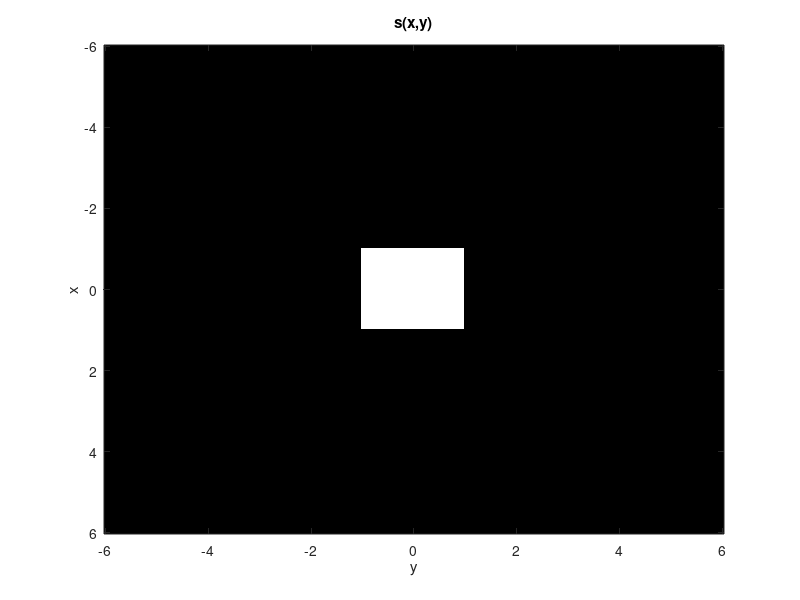
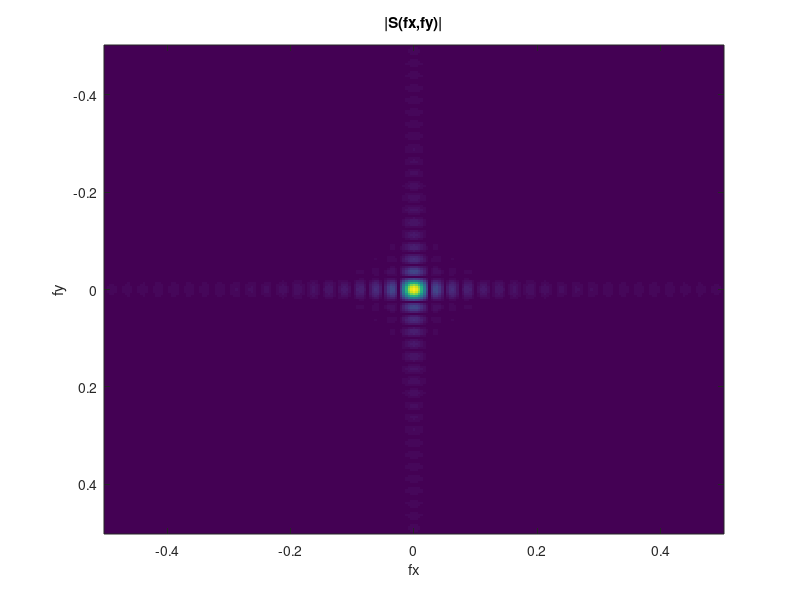
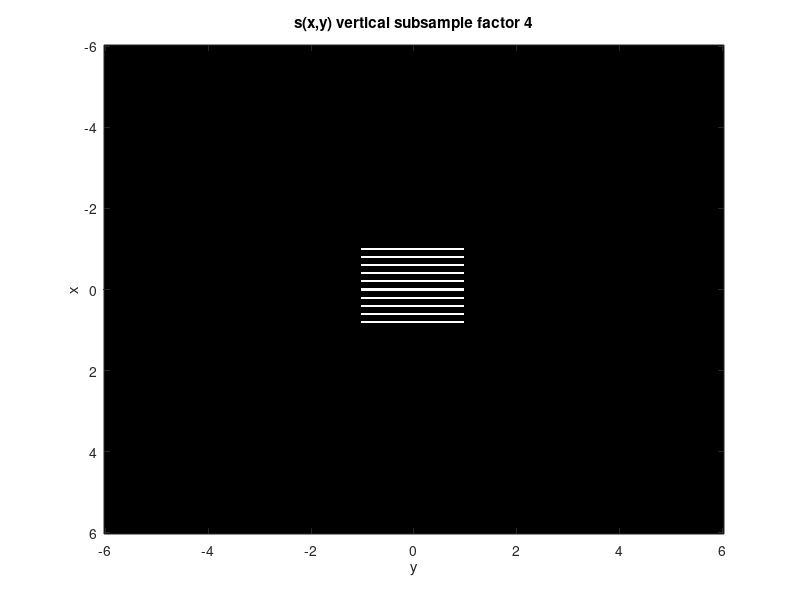
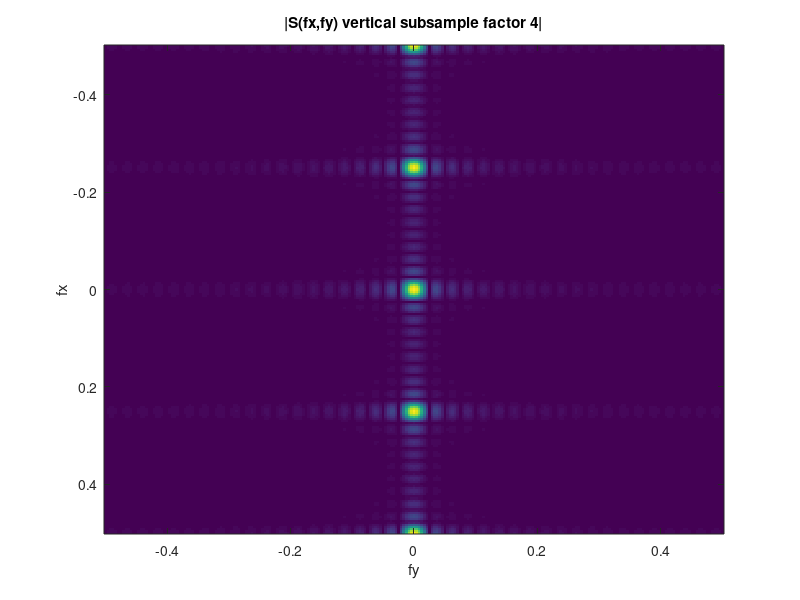

Write the MATLAB code that produced these figures, in order. (Note: this script raises an error after producing the figures.)
%% part 1
clc;
close all;
clear all;

scrsz = get(0,'ScreenSize');

step = 0.05;
x = -6:step:6;
y = -6:step:6;

[xx, yy] = ndgrid (x, y);

%----s----%
s = rectpuls(xx/2).*rectpuls(yy/2); 
%s = sin(2*pi*xx/2);
S = fft2(s);
S = fftshift(S);

figure;
imagesc(y,x,s); title('s(x,y)'); ylabel('x'); xlabel('y');
colormap(gray);
pause;
figure;
imagesc(-0.5:0.25:0.5,-0.5:0.25:0.5,abs(S)); 
title('|S(fx,fy)|'); xlabel('fx'); ylabel('fy');

% figure;
% surf(abs(S)); shading interp; 
% title('|S(fx,fy)|'); ylabel('fx'); xlabel('fy');

pause;

%----subsampling vertical factor 4----%
matrix_sub = zeros(size(s,1), size(s,2));
matrix_sub(1:4:size(s,1),:) = 1;

s_4v = s.*matrix_sub;
S_4v = fft2(s_4v);
S_4v = fftshift(S_4v);

figure;
imagesc(y,x,s_4v); 
title('s(x,y) vertical subsample factor 4'); ylabel('x'); xlabel('y');
colormap(gray);

figure;
imagesc(-0.5:0.25:0.5, -0.5:0.25:0.5, abs(S_4v));
title('|S(fx,fy) vertical subsample factor 4|'); ylabel('fx'); xlabel('fy');

% figure;
% surf(abs(S_4v)); shading interp;
% title('S(fx,fy) vertical subsample factor 4'); ylabel('fx'); xlabel('fy');

pause;

%----subsampling vertical and horizontal factor 4----%
matrix_sub=zeros(size(s,1),size(s,2));
matrix_sub(1:4:size(s,1),1:4:size(s,2))=1;
s_4=s.*matrix_sub;
S_4 = fft2(s_4);
S_4 = fftshift(S_4);

figure;
imagesc(y,x,s_4); 
title('s(x,y) subsample factor 4'); ylabel('x'); xlabel('y');
colormap(gray);

figure;
imagesc(-0.5:0.25:0.5, -0.5:0.25:0.5, abs(S_4));
title('|S(fx,fy) subsample factor 4|'); ylabel('fx'); xlabel('fy');

% figure;
% surf(abs(S_4)); shading interp;
% title('S(fx,fy) subsample factor 4'); ylabel('fx'); xlabel('fy');

pause;

%----subsampling Quincunx grid----%
matrix_sub=zeros(size(s,1),size(s,2));
matrix_sub(1:4:size(s,1),1:2:size(s,2))=1;
matrix_sub(3:4:size(s,1),2:2:size(s,2))=1;
s_q=s.*matrix_sub;
S_q = fft2(s_q);
S_q = fftshift(S_q);

figure;
imagesc(y,x,s_q);
title('s(x,y) Quincunx grid subsample'); ylabel('x'); xlabel('y');
colormap(gray);

figure;
imagesc(-0.5:0.25:0.5, -0.5:0.25:0.5, abs(S_q));
title('|S(fx,fy) Quincunx grid subsample|'); ylabel('fx'); xlabel('fy');

% figure;
% surf(abs(S_q)); shading interp;
% title('S(fx,fy) Quincunx grid subsample'); ylabel('fx'); xlabel('fy');

pause;

%% part 2
clc;
close all;
clear all;

scrsz = get(0,'ScreenSize');
figure('Position',[50 150 scrsz(3)-100 (1/2)*scrsz(4)]);

step = 0.05;
x = -6:step:6;
y = -6:step:6;

fps=15;
seconds=15;
t = 0:1/fps:seconds;

velocity = pi;
%velocity = 4*pi;
%velocity = 2*pi*10;

[xx, yy] = ndgrid (x, y);

%----video----%
v=zeros(size(xx,1),size(xx,2),length(t),'double');
for f=1:length(t)
    v(:,:,f) = sin(2*pi*xx+t(f)*velocity);
end

implay(v,fps);
pause
V = fftn(v);
V = fftshift(V);

V_cut(:,:)=V(:,round(length(y)/2),:);%%%%%
subplot(1,3,1);
%imshow(uint8(abs(V_cut)));
%imshow(abs(V_cut/max(max(V_cut))));
imagesc(abs(V_cut));
title('S(fx,ft)');
xlabel('ft'); ylabel('fx');

%%
%----video with subsampling vertical and horizontal factor 4----%
matrix_sub=zeros(size(v,1),size(v,2));
matrix_sub(1:4:size(v,1),1:4:size(v,2))=1;
v=zeros(size(xx,1),size(xx,2),length(t),'double');
for f=1:length(t)
    v(:,:,f) = matrix_sub.*sin(2*pi*xx+t(f)*velocity);
end

implay(v,fps);
pause
V = fftn(v);
V = fftshift(V);

V_cut(:,:)=V(:,round(length(y)/2),:);
subplot(1,3,2);
%imshow(uint8(abs(V_cut)));
%imshow(abs(V_cut/max(max(V_cut))));
imagesc(abs(V_cut));
title('S(fx,ft) subsample factor 4');
xlabel('ft'); ylabel('fx');

%%
%----video interlaced----%
matrix_odd=zeros(size(v,1),size(v,2));
matrix_odd(1:2:size(v,1),:)=1;
matrix_even=zeros(size(v,1),size(v,2));
matrix_even(2:2:size(v,1),:)=1;
v=zeros(size(xx,1),size(xx,2),length(t),'double');
for f=1:2:length(t)
    v(:,:,f) = matrix_odd.*sin(2*pi*xx+t(f)*velocity);
end
for f=2:2:length(t)
    v(:,:,f) = matrix_even.*sin(2*pi*xx+t(f)*velocity);
end

implay(v,fps);
pause
V = fftn(v);
pause
V = fftshift(V);

V_cut(:,:)=V(:,round(length(y)/2),:);%%%%%%
subplot(1,3,3);
%imshow(uint8(abs(V_cut)));
%imshow(abs(V_cut/max(max(V_cut))));
imagesc(abs(V_cut));
title('S(fx,ft) interlaced');
xlabel('ft'); ylabel('fx');

% for i=1:length(t)
%     m(i) = im2frame(v(:,:,i)), gray);
% end
% % movie(m,1,fps);
% movie2avi(m,'test.avi','fps',fps);